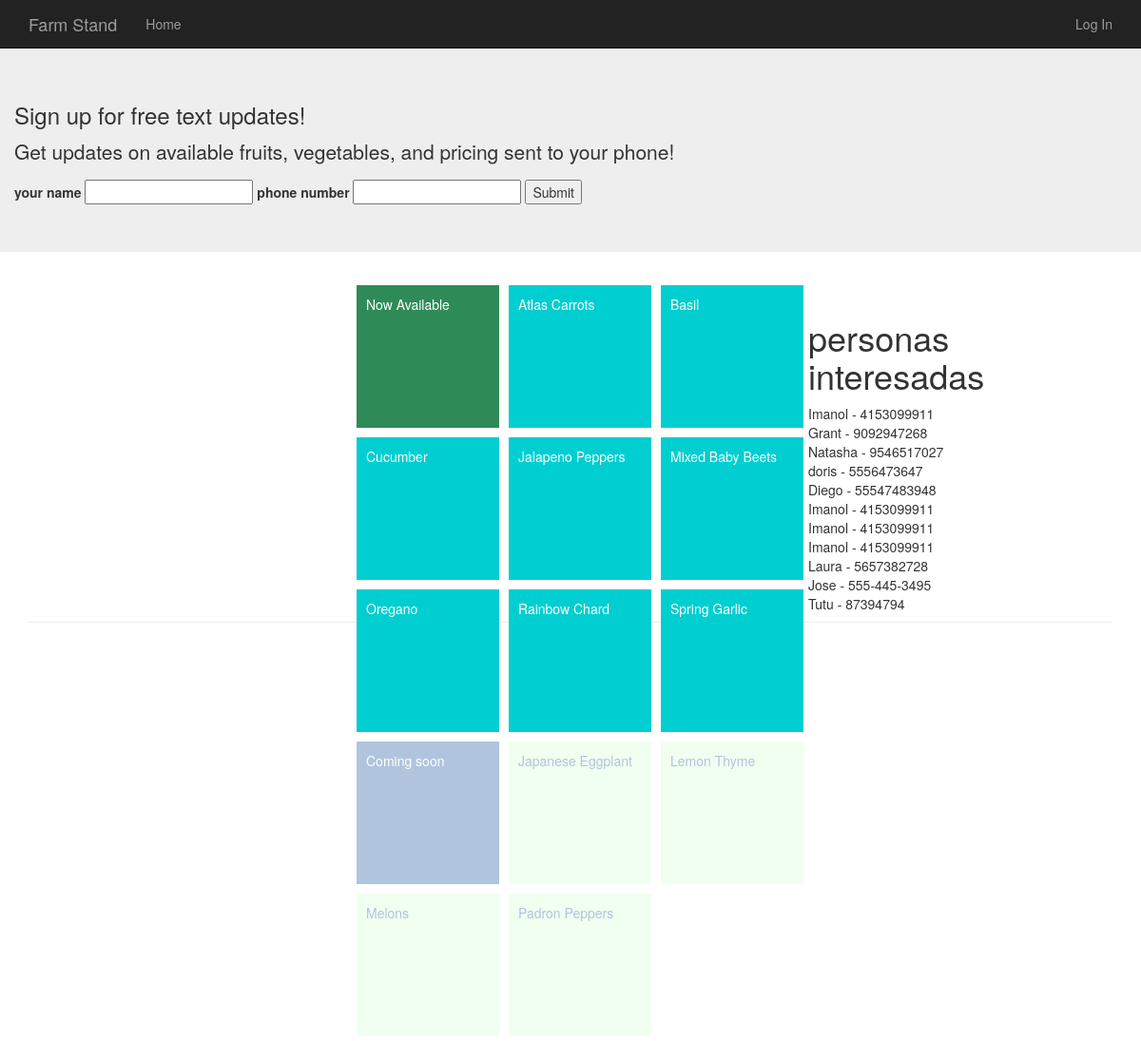
The page / on the database its author committed.
### app/models.py (models this page shows, shortened)
class Foods(db.Model):
    __tablename__ = 'foods'
    id = db.Column(db.Integer, primary_key=True)
    name = db.Column(db.String(64))
    available = db.Column(db.Boolean)

class Interestedpeople(db.Model):
    __tablename__ = 'interestedpeople'
    id = db.Column(db.Integer, primary_key=True)
    name = db.Column(db.String(64))
    phone = db.Column(db.String(64))

### app/main/views.py (the view, shortened to what this page needs)
@main.route('/', methods=['GET', 'POST'])
def index():
    form = NamePhoneForm()
    foods = Foods.query.all()
    interestedpeople = Interestedpeople.query.all()
    return render_template('index.html', form=form, foods=foods, interestedpeople=interestedpeople)

### app/main/forms.py
class NamePhoneForm(Form):
    name = StringField('your name', validators=[Required()])
    phone = StringField('phone number', validators=[Required()])
    submit = SubmitField('Submit')

### app/auth/views.py (called while the page is built)
@auth.before_app_request
def before_request():
    if current_user.is_authenticated():
        current_user.ping()
        if current_user.is_authenticated() and not current_user.confirmed and request.endpoint[:5] != 'auth.':
            return redirect(url_for('auth.unconfirmed'))

### app/main/__init__.py (called while the page is built)
@main.app_context_processor
def inject_permissions():
    return dict(Permission=Permission)

### app/templates/index.html (shortened to what this page needs)
{% extends "base.html" %}
{% import "bootstrap/wtf.html" as wtf %}
{% block content %}
<div class="jumbotron">
  <div class="container">
    <div class="row">
      <h3>Sign up for free text updates!</h3>
      <p>Get updates on available fruits, vegetables, and pricing sent to your phone!</p>
      <form method="post">
        {{ form.name.label }} {{ form.name() }}
        {{ form.phone.label }} {{ form.phone() }}
        {{ form.submit() }}
      </form>
    </div>
  </div>
</div>
<div class="container">
  <ul class="farm-items">
    <li class="now-title">Now Available</li>
    {% for food in foods %}
      {% if food.available == True %}
        <li class="available">{{food.name}}</li>
      {% endif%}
    {% endfor %}
    <li class="coming-title">Coming soon</li>
    {% for food in foods %}
      {% if food.available == False %}
        <li class="coming-soon">{{food.name}}</li>
      {% endif%}
    {% endfor %}
  </ul>
  <div class="page-header">
      <h1>personas interesadas</h1>
      {% for interested in interestedpeople %}
        {{interested.name}} - {{interested.phone}} <br>
      {% endfor%}
  </div>
</div>
{% endblock %}

### app/static/style.css (style rules this page uses)
.farm-items { position: relative; margin: 0 auto; width: 540px; }
.farm-items li { list-style-type: none; postion: relative; float: left; width: 150px; height: 150px; background-color: tomato; margin: 5px; }
.farm-items li.now-title { background-color: SeaGreen; color: white; padding: 10px; }
.farm-items li.available { background-color: DarkTurquoise; color: white; padding: 10px; }
.farm-items li.coming-title { background-color: LightSteelBlue; color: white; padding: 10px; }
.farm-items li.coming-soon { background-color: honeydew; color: RGBA(176, 196, 222, 1); padding: 10px; }

### rows shown on the page
Foods: name "Atlas Carrots"
Foods: name "Basil"
Foods: name "Cucumber"
Foods: name "Jalapeno Peppers"
Foods: name "Mixed Baby Beets"
Foods: name "Oregano"
Foods: name "Rainbow Chard"
Foods: name "Spring Garlic"
Foods: name "Japanese Eggplant"
Foods: name "Lemon Thyme"
Foods: name "Melons"
Foods: name "Padron Peppers"
Interestedpeople: name "Imanol", phone "4153099911"
Interestedpeople: name "Grant", phone "9092947268"
Interestedpeople: name "Natasha", phone "9546517027"
Interestedpeople: name "doris", phone "5556473647"
Interestedpeople: name "Diego", phone "55547483948"
Interestedpeople: name "Imanol", phone "4153099911"
Interestedpeople: name "Imanol", phone "4153099911"
Interestedpeople: name "Imanol", phone "4153099911"
Interestedpeople: name "Laura", phone "5657382728"
Interestedpeople: name "Jose", phone "555-445-3495"
Interestedpeople: name "Tutu", phone "87394794"
